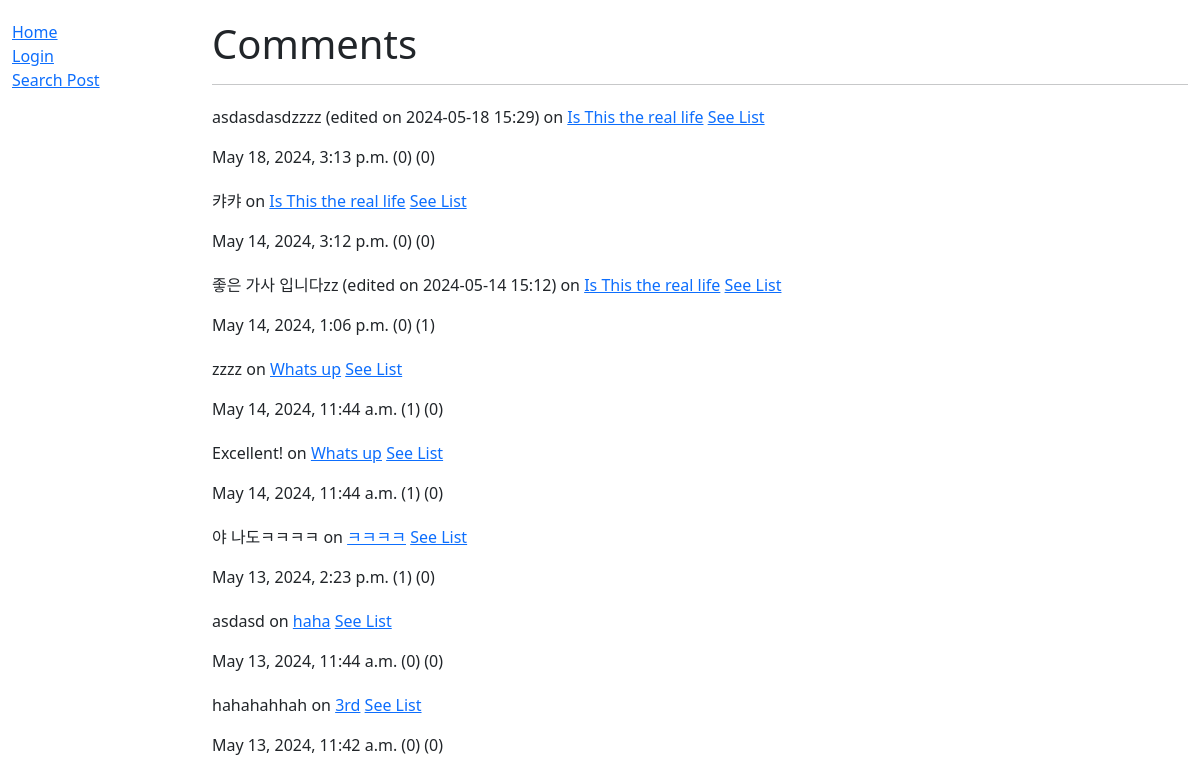
Screenshot of /blog/dl2/show_all/comments/ with the database file from the repository.
### blog/models.py (models this page shows, shortened)
class Comment(models.Model):
    id = models.BigAutoField(help_text="Comment ID", primary_key=True)
    post = models.ForeignKey("Post", on_delete=models.CASCADE)
    writer = models.CharField(max_length=100)
    content = models.CharField(max_length=200)
    date = models.DateTimeField(default=datetime.now, blank=True)
    likes = models.IntegerField(default=0)
    dislikes = models.IntegerField(default=0)
    class Meta:
        ordering = ['-date']

class Post(models.Model):
    id = models.BigAutoField(help_text="Post ID", primary_key=True)
    title = models.CharField(max_length=100)
    writer = models.CharField(max_length=100)
    content = models.TextField(max_length=5000)
    date = models.DateTimeField(default=datetime.now, blank=True)
    likes = models.IntegerField(default=0)
    class Meta:
        ordering = ['-date']
    def __str__(self):
        return self.title

### blog/views.py (the view)
# urls.py: path('<str:user>/show_all/<str:model>/', views.show_all, name="show-all"),
def show_all(request, user, model):
    context = {'auth':False}
    if user == request.user.username:
        context['auth'] = True
    try:
        if model == 'posts':
            context['model'] = 'Posts'
            context['objects'] = Post.objects.filter(writer=user)
        elif model == 'comments':
            context['model'] = 'Comments'
            context['objects'] = Comment.objects.filter(writer=user)
        else:
            raise Http404("Invalid Request.")
    except:
        raise Http404("Invalid Request.")
    return render(request, 'show_all.html', context=context)

### blog/templates/show_all.html (shortened to what this page needs)
{% extends "base.html" %}
{% block content %}
    <h1>{{model}}</h1>
    <hr />
    {% if objects %}
        {% for x in objects %}
            {% if model == "Comments" %}
                <div style="margin-top: 20px;">
                    <p>{{x.content}} on <a href="{% url 'post' x.post.id %}">{{x.post}}</a> <a href="{% url 'comments' x.post.id %}"> See List</a></p>
                    <p  style="white-space: nowrap; overflow: hidden; max-width: 100%;">
                    {{x.date}} ({{x.likes}}) ({{x.dislikes}})
                    </p>
                </div>
            {% endif %}
        {% endfor %}
    {% else %}
        <p>No {{model}} yet.</p>
    {% endif %}
{% endblock %}

### rows the page displays
Comment: content "asdasdasdzzzz (edited on 2024-05-18 15:29)", post "Is This the real life", date "May 18, 2024, 3:13 p.m.", likes "0", dislikes "0"
Comment: content "캬캬", post "Is This the real life", date "May 14, 2024, 3:12 p.m.", likes "0", dislikes "0"
Comment: content "좋은 가사 입니다zz (edited on 2024-05-14 15:12)", post "Is This the real life", date "May 14, 2024, 1:06 p.m.", likes "0", dislikes "1"
Comment: content "zzzz", post "Whats up", date "May 14, 2024, 11:44 a.m.", likes "1", dislikes "0"
Comment: content "Excellent!", post "Whats up", date "May 14, 2024, 11:44 a.m.", likes "1", dislikes "0"
Comment: content "야 나도ㅋㅋㅋㅋ", post "ㅋㅋㅋㅋ", date "May 13, 2024, 2:23 p.m.", likes "1", dislikes "0"
Comment: content "asdasd", post "haha", date "May 13, 2024, 11:44 a.m.", likes "0", dislikes "0"
Comment: content "hahahahhah", post "3rd", date "May 13, 2024, 11:42 a.m.", likes "0", dislikes "0"

### other values shown
{{ model }} "Comments"
